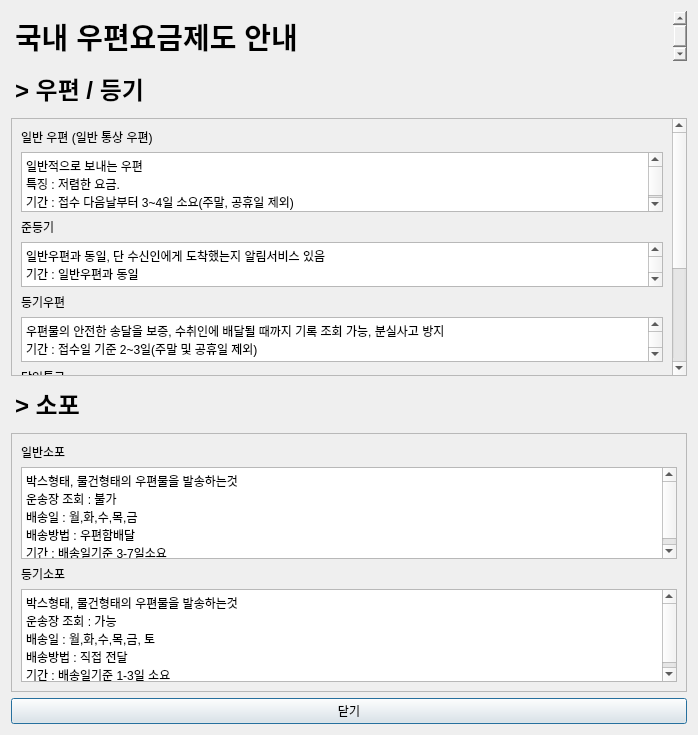
<?xml version="1.0" encoding="UTF-8"?>
<ui version="4.0">
 <class>Dialog</class>
 <widget class="QDialog" name="Dialog">
  <property name="windowModality">
   <enum>Qt::NonModal</enum>
  </property>
  <property name="geometry">
   <rect>
    <x>0</x>
    <y>0</y>
    <width>698</width>
    <height>735</height>
   </rect>
  </property>
  <property name="windowTitle">
   <string>국내 우편요금제도 안내</string>
  </property>
  <property name="windowIcon">
   <iconset>
    <normaloff>title_big.png</normaloff>title_big.png</iconset>
  </property>
  <layout class="QVBoxLayout" name="verticalLayout" stretch="0,0,0,0,0,0">
   <property name="sizeConstraint">
    <enum>QLayout::SetDefaultConstraint</enum>
   </property>
   <item>
    <widget class="QTextEdit" name="textEdit_5">
     <property name="sizePolicy">
      <sizepolicy hsizetype="Expanding" vsizetype="Expanding">
       <horstretch>0</horstretch>
       <verstretch>0</verstretch>
      </sizepolicy>
     </property>
     <property name="minimumSize">
      <size>
       <width>0</width>
       <height>50</height>
      </size>
     </property>
     <property name="maximumSize">
      <size>
       <width>16777215</width>
       <height>50</height>
      </size>
     </property>
     <property name="autoFillBackground">
      <bool>false</bool>
     </property>
     <property name="styleSheet">
      <string notr="true">background-color : rgba(0,0,0,0%)</string>
     </property>
     <property name="frameShape">
      <enum>QFrame::NoFrame</enum>
     </property>
     <property name="readOnly">
      <bool>true</bool>
     </property>
     <property name="html">
      <string>&lt;!DOCTYPE HTML PUBLIC &quot;-//W3C//DTD HTML 4.0//EN&quot; &quot;http://www.w3.org/TR/REC-html40/strict.dtd&quot;&gt;
&lt;html&gt;&lt;head&gt;&lt;meta name=&quot;qrichtext&quot; content=&quot;1&quot; /&gt;&lt;style type=&quot;text/css&quot;&gt;
p, li { white-space: pre-wrap; }
&lt;/style&gt;&lt;/head&gt;&lt;body style=&quot; font-family:'Gulim'; font-size:9pt; font-weight:400; font-style:normal;&quot;&gt;
&lt;p style=&quot; margin-top:0px; margin-bottom:0px; margin-left:0px; margin-right:0px; -qt-block-indent:0; text-indent:0px;&quot;&gt;&lt;span style=&quot; font-family:'맑은 고딕'; font-size:22pt; font-weight:696;&quot;&gt;국내 우편요금제도 안내&lt;/span&gt;&lt;/p&gt;&lt;/body&gt;&lt;/html&gt;</string>
     </property>
     <property name="tabStopDistance">
      <double>80.000000000000000</double>
     </property>
     <property name="textInteractionFlags">
      <set>Qt::NoTextInteraction</set>
     </property>
    </widget>
   </item>
   <item>
    <widget class="QTextEdit" name="textEdit_9">
     <property name="maximumSize">
      <size>
       <width>16777215</width>
       <height>45</height>
      </size>
     </property>
     <property name="styleSheet">
      <string notr="true">background-color : rgba(0,0,0,0%)</string>
     </property>
     <property name="frameShape">
      <enum>QFrame::NoFrame</enum>
     </property>
     <property name="readOnly">
      <bool>true</bool>
     </property>
     <property name="html">
      <string>&lt;!DOCTYPE HTML PUBLIC &quot;-//W3C//DTD HTML 4.0//EN&quot; &quot;http://www.w3.org/TR/REC-html40/strict.dtd&quot;&gt;
&lt;html&gt;&lt;head&gt;&lt;meta name=&quot;qrichtext&quot; content=&quot;1&quot; /&gt;&lt;style type=&quot;text/css&quot;&gt;
p, li { white-space: pre-wrap; }
&lt;/style&gt;&lt;/head&gt;&lt;body style=&quot; font-family:'Gulim'; font-size:9pt; font-weight:400; font-style:normal;&quot;&gt;
&lt;p style=&quot; margin-top:0px; margin-bottom:0px; margin-left:0px; margin-right:0px; -qt-block-indent:0; text-indent:0px;&quot;&gt;&lt;span style=&quot; font-family:'맑은 고딕'; font-size:18pt; font-weight:696;&quot;&gt;&amp;gt; 우편 / 등기&lt;/span&gt;&lt;/p&gt;&lt;/body&gt;&lt;/html&gt;</string>
     </property>
     <property name="textInteractionFlags">
      <set>Qt::NoTextInteraction</set>
     </property>
    </widget>
   </item>
   <item>
    <widget class="QScrollArea" name="postfeehelp_scrollarea">
     <property name="widgetResizable">
      <bool>true</bool>
     </property>
     <widget class="QWidget" name="scrollAreaWidgetContents">
      <property name="geometry">
       <rect>
        <x>0</x>
        <y>-142</y>
        <width>663</width>
        <height>402</height>
       </rect>
      </property>
      <layout class="QVBoxLayout" name="verticalLayout_2">
       <item>
        <widget class="QLabel" name="label">
         <property name="text">
          <string>일반 우편 (일반 통상 우편)</string>
         </property>
        </widget>
       </item>
       <item>
        <widget class="QTextEdit" name="textEdit">
         <property name="maximumSize">
          <size>
           <width>16777215</width>
           <height>60</height>
          </size>
         </property>
         <property name="readOnly">
          <bool>true</bool>
         </property>
         <property name="html">
          <string>&lt;!DOCTYPE HTML PUBLIC &quot;-//W3C//DTD HTML 4.0//EN&quot; &quot;http://www.w3.org/TR/REC-html40/strict.dtd&quot;&gt;
&lt;html&gt;&lt;head&gt;&lt;meta name=&quot;qrichtext&quot; content=&quot;1&quot; /&gt;&lt;style type=&quot;text/css&quot;&gt;
p, li { white-space: pre-wrap; }
&lt;/style&gt;&lt;/head&gt;&lt;body style=&quot; font-family:'Gulim'; font-size:9pt; font-weight:400; font-style:normal;&quot;&gt;
&lt;p style=&quot; margin-top:0px; margin-bottom:0px; margin-left:0px; margin-right:0px; -qt-block-indent:0; text-indent:0px;&quot;&gt;&lt;span style=&quot; font-family:'Malgun Gothic','맑은 고딕','-apple-system','BlinkMacSystemFont','helvetica','Apple SD Gothic Neo','sans-serif';&quot;&gt;일반적으로 보내는 우편 &lt;/span&gt;&lt;/p&gt;
&lt;p style=&quot; margin-top:0px; margin-bottom:0px; margin-left:0px; margin-right:0px; -qt-block-indent:0; text-indent:0px;&quot;&gt;&lt;span style=&quot; font-family:'Malgun Gothic','맑은 고딕','-apple-system','BlinkMacSystemFont','helvetica','Apple SD Gothic Neo','sans-serif';&quot;&gt;특징 : 저렴한 요금.&lt;/span&gt;&lt;/p&gt;
&lt;p style=&quot; margin-top:0px; margin-bottom:0px; margin-left:0px; margin-right:0px; -qt-block-indent:0; text-indent:0px;&quot;&gt;&lt;span style=&quot; font-family:'Malgun Gothic','맑은 고딕','-apple-system','BlinkMacSystemFont','helvetica','Apple SD Gothic Neo','sans-serif';&quot;&gt;기간 : 접수 다음날부터 3~4일 소요(주말, 공휴일 제외)&lt;/span&gt;&lt;/p&gt;&lt;/body&gt;&lt;/html&gt;</string>
         </property>
        </widget>
       </item>
       <item>
        <widget class="QLabel" name="label_2">
         <property name="text">
          <string>준등기</string>
         </property>
        </widget>
       </item>
       <item>
        <widget class="QTextEdit" name="textEdit_2">
         <property name="maximumSize">
          <size>
           <width>16777215</width>
           <height>45</height>
          </size>
         </property>
         <property name="readOnly">
          <bool>true</bool>
         </property>
         <property name="html">
          <string>&lt;!DOCTYPE HTML PUBLIC &quot;-//W3C//DTD HTML 4.0//EN&quot; &quot;http://www.w3.org/TR/REC-html40/strict.dtd&quot;&gt;
&lt;html&gt;&lt;head&gt;&lt;meta name=&quot;qrichtext&quot; content=&quot;1&quot; /&gt;&lt;style type=&quot;text/css&quot;&gt;
p, li { white-space: pre-wrap; }
&lt;/style&gt;&lt;/head&gt;&lt;body style=&quot; font-family:'Gulim'; font-size:9pt; font-weight:400; font-style:normal;&quot;&gt;
&lt;p style=&quot; margin-top:0px; margin-bottom:0px; margin-left:0px; margin-right:0px; -qt-block-indent:0; text-indent:0px;&quot;&gt;&lt;span style=&quot; font-family:'Malgun Gothic','맑은 고딕','-apple-system','BlinkMacSystemFont','helvetica','Apple SD Gothic Neo','sans-serif';&quot;&gt;일반우편과 동일, 단 수신인에게 도착했는지 알림서비스 있음&lt;/span&gt;&lt;/p&gt;
&lt;p style=&quot; margin-top:0px; margin-bottom:0px; margin-left:0px; margin-right:0px; -qt-block-indent:0; text-indent:0px;&quot;&gt;&lt;span style=&quot; font-family:'Malgun Gothic','맑은 고딕','-apple-system','BlinkMacSystemFont','helvetica','Apple SD Gothic Neo','sans-serif';&quot;&gt;기간 : 일반우편과 동일&lt;/span&gt;&lt;/p&gt;&lt;/body&gt;&lt;/html&gt;</string>
         </property>
        </widget>
       </item>
       <item>
        <widget class="QLabel" name="label_3">
         <property name="text">
          <string>등기우편</string>
         </property>
        </widget>
       </item>
       <item>
        <widget class="QTextEdit" name="textEdit_3">
         <property name="maximumSize">
          <size>
           <width>16777215</width>
           <height>45</height>
          </size>
         </property>
         <property name="readOnly">
          <bool>true</bool>
         </property>
         <property name="html">
          <string>&lt;!DOCTYPE HTML PUBLIC &quot;-//W3C//DTD HTML 4.0//EN&quot; &quot;http://www.w3.org/TR/REC-html40/strict.dtd&quot;&gt;
&lt;html&gt;&lt;head&gt;&lt;meta name=&quot;qrichtext&quot; content=&quot;1&quot; /&gt;&lt;style type=&quot;text/css&quot;&gt;
p, li { white-space: pre-wrap; }
&lt;/style&gt;&lt;/head&gt;&lt;body style=&quot; font-family:'Gulim'; font-size:9pt; font-weight:400; font-style:normal;&quot;&gt;
&lt;p style=&quot; margin-top:12px; margin-bottom:12px; margin-left:0px; margin-right:0px; -qt-block-indent:0; text-indent:0px;&quot;&gt;&lt;span style=&quot; font-family:'맑은 고딕';&quot;&gt;우편물의 안전한 송달을 보증, 수취인에 배달될 때까지 기록 조회 가능, 분실사고 방지&lt;br /&gt;기간 : 접수일 기준 2~3일(주말 및 공휴일 제외)&lt;/span&gt;&lt;/p&gt;&lt;/body&gt;&lt;/html&gt;</string>
         </property>
        </widget>
       </item>
       <item>
        <widget class="QLabel" name="label_4">
         <property name="text">
          <string>당일특급</string>
         </property>
        </widget>
       </item>
       <item>
        <widget class="QTextEdit" name="textEdit_4">
         <property name="minimumSize">
          <size>
           <width>0</width>
           <height>75</height>
          </size>
         </property>
         <property name="maximumSize">
          <size>
           <width>16777215</width>
           <height>70</height>
          </size>
         </property>
         <property name="readOnly">
          <bool>true</bool>
         </property>
         <property name="html">
          <string>&lt;!DOCTYPE HTML PUBLIC &quot;-//W3C//DTD HTML 4.0//EN&quot; &quot;http://www.w3.org/TR/REC-html40/strict.dtd&quot;&gt;
&lt;html&gt;&lt;head&gt;&lt;meta name=&quot;qrichtext&quot; content=&quot;1&quot; /&gt;&lt;style type=&quot;text/css&quot;&gt;
p, li { white-space: pre-wrap; }
&lt;/style&gt;&lt;/head&gt;&lt;body style=&quot; font-family:'Gulim'; font-size:9pt; font-weight:400; font-style:normal;&quot;&gt;
&lt;p style=&quot; margin-top:0px; margin-bottom:0px; margin-left:0px; margin-right:0px; -qt-block-indent:0; text-indent:0px;&quot;&gt;&lt;span style=&quot; font-family:'Malgun Gothic','맑은 고딕','-apple-system','BlinkMacSystemFont','helvetica','Apple SD Gothic Neo','sans-serif';&quot;&gt;접수한 날 20:00시 이내 배송완료 (*우체국 접수 마감시간 확인필수)&lt;/span&gt;&lt;/p&gt;
&lt;p style=&quot;-qt-paragraph-type:empty; margin-top:0px; margin-bottom:0px; margin-left:0px; margin-right:0px; -qt-block-indent:0; text-indent:0px; font-family:'Malgun Gothic','맑은 고딕','-apple-system','BlinkMacSystemFont','helvetica','Apple SD Gothic Neo','sans-serif';&quot;&gt;&lt;br /&gt;&lt;/p&gt;
&lt;p style=&quot; margin-top:0px; margin-bottom:0px; margin-left:0px; margin-right:0px; -qt-block-indent:0; text-indent:0px;&quot;&gt;&lt;span style=&quot; font-family:'Malgun Gothic','맑은 고딕','-apple-system','BlinkMacSystemFont','helvetica','Apple SD Gothic Neo','sans-serif'; font-weight:696; color:#ff0000;&quot;&gt;주의 1) &lt;/span&gt;&lt;span style=&quot; font-family:'Malgun Gothic','맑은 고딕','-apple-system','BlinkMacSystemFont','helvetica','Apple SD Gothic Neo','sans-serif';&quot;&gt;지역 우체국에 따라 오전 마감할 수도 있음&lt;/span&gt;&lt;/p&gt;
&lt;p style=&quot; margin-top:0px; margin-bottom:0px; margin-left:0px; margin-right:0px; -qt-block-indent:0; text-indent:0px;&quot;&gt;&lt;span style=&quot; font-family:'Malgun Gothic','맑은 고딕','-apple-system','BlinkMacSystemFont','helvetica','Apple SD Gothic Neo','sans-serif'; font-weight:696; color:#ff0000;&quot;&gt;주의 2)&lt;/span&gt;&lt;span style=&quot; font-family:'Malgun Gothic','맑은 고딕','-apple-system','BlinkMacSystemFont','helvetica','Apple SD Gothic Neo','sans-serif';&quot;&gt; 당일 배달이 어려워 취급이 제한되는 지역이 있음 (인터넷 우체국에서 조회)&lt;/span&gt;&lt;/p&gt;&lt;/body&gt;&lt;/html&gt;</string>
         </property>
        </widget>
       </item>
       <item>
        <widget class="QLabel" name="label_8">
         <property name="text">
          <string>익일특급</string>
         </property>
        </widget>
       </item>
       <item>
        <widget class="QTextEdit" name="textEdit_11">
         <property name="maximumSize">
          <size>
           <width>16777215</width>
           <height>45</height>
          </size>
         </property>
         <property name="readOnly">
          <bool>true</bool>
         </property>
         <property name="html">
          <string>&lt;!DOCTYPE HTML PUBLIC &quot;-//W3C//DTD HTML 4.0//EN&quot; &quot;http://www.w3.org/TR/REC-html40/strict.dtd&quot;&gt;
&lt;html&gt;&lt;head&gt;&lt;meta name=&quot;qrichtext&quot; content=&quot;1&quot; /&gt;&lt;style type=&quot;text/css&quot;&gt;
p, li { white-space: pre-wrap; }
&lt;/style&gt;&lt;/head&gt;&lt;body style=&quot; font-family:'Gulim'; font-size:9pt; font-weight:400; font-style:normal;&quot;&gt;
&lt;p style=&quot; margin-top:0px; margin-bottom:0px; margin-left:0px; margin-right:0px; -qt-block-indent:0; text-indent:0px;&quot;&gt;&lt;span style=&quot; font-family:'Malgun Gothic','맑은 고딕','-apple-system','BlinkMacSystemFont','helvetica','Apple SD Gothic Neo','sans-serif';&quot;&gt;기간 : 접수 다음날까지 배달&lt;/span&gt;&lt;/p&gt;
&lt;p style=&quot; margin-top:0px; margin-bottom:0px; margin-left:0px; margin-right:0px; -qt-block-indent:0; text-indent:0px;&quot;&gt;&lt;span style=&quot; font-family:'Malgun Gothic','맑은 고딕','-apple-system','BlinkMacSystemFont','helvetica','Apple SD Gothic Neo','sans-serif';&quot;&gt;(단, 제주나 읍, 면 지역은 배송 기간이 더 오래 소요될 수 있음)&lt;/span&gt;&lt;/p&gt;&lt;/body&gt;&lt;/html&gt;</string>
         </property>
        </widget>
       </item>
      </layout>
     </widget>
    </widget>
   </item>
   <item>
    <widget class="QTextEdit" name="textEdit_10">
     <property name="maximumSize">
      <size>
       <width>16777215</width>
       <height>45</height>
      </size>
     </property>
     <property name="styleSheet">
      <string notr="true">background-color : rgba(0,0,0,0%)</string>
     </property>
     <property name="frameShape">
      <enum>QFrame::NoFrame</enum>
     </property>
     <property name="readOnly">
      <bool>true</bool>
     </property>
     <property name="html">
      <string>&lt;!DOCTYPE HTML PUBLIC &quot;-//W3C//DTD HTML 4.0//EN&quot; &quot;http://www.w3.org/TR/REC-html40/strict.dtd&quot;&gt;
&lt;html&gt;&lt;head&gt;&lt;meta name=&quot;qrichtext&quot; content=&quot;1&quot; /&gt;&lt;style type=&quot;text/css&quot;&gt;
p, li { white-space: pre-wrap; }
&lt;/style&gt;&lt;/head&gt;&lt;body style=&quot; font-family:'Gulim'; font-size:9pt; font-weight:400; font-style:normal;&quot;&gt;
&lt;p style=&quot; margin-top:0px; margin-bottom:0px; margin-left:0px; margin-right:0px; -qt-block-indent:0; text-indent:0px;&quot;&gt;&lt;span style=&quot; font-family:'맑은 고딕'; font-size:18pt; font-weight:696;&quot;&gt;&amp;gt; 소포&lt;/span&gt;&lt;/p&gt;&lt;/body&gt;&lt;/html&gt;</string>
     </property>
     <property name="textInteractionFlags">
      <set>Qt::NoTextInteraction</set>
     </property>
    </widget>
   </item>
   <item>
    <widget class="QScrollArea" name="postfeehelp_scrollarea2">
     <property name="widgetResizable">
      <bool>true</bool>
     </property>
     <widget class="QWidget" name="scrollAreaWidgetContents_2">
      <property name="geometry">
       <rect>
        <x>0</x>
        <y>0</y>
        <width>678</width>
        <height>260</height>
       </rect>
      </property>
      <layout class="QVBoxLayout" name="verticalLayout_4">
       <item>
        <widget class="QLabel" name="label_5">
         <property name="text">
          <string>일반소포</string>
         </property>
        </widget>
       </item>
       <item>
        <widget class="QTextEdit" name="textEdit_6">
         <property name="readOnly">
          <bool>true</bool>
         </property>
         <property name="html">
          <string>&lt;!DOCTYPE HTML PUBLIC &quot;-//W3C//DTD HTML 4.0//EN&quot; &quot;http://www.w3.org/TR/REC-html40/strict.dtd&quot;&gt;
&lt;html&gt;&lt;head&gt;&lt;meta name=&quot;qrichtext&quot; content=&quot;1&quot; /&gt;&lt;style type=&quot;text/css&quot;&gt;
p, li { white-space: pre-wrap; }
&lt;/style&gt;&lt;/head&gt;&lt;body style=&quot; font-family:'Gulim'; font-size:9pt; font-weight:400; font-style:normal;&quot;&gt;
&lt;p style=&quot; margin-top:0px; margin-bottom:0px; margin-left:0px; margin-right:0px; -qt-block-indent:0; text-indent:0px;&quot;&gt;박스형태, 물건형태의 우편물을 발송하는것&lt;/p&gt;
&lt;p style=&quot; margin-top:0px; margin-bottom:0px; margin-left:0px; margin-right:0px; -qt-block-indent:0; text-indent:0px;&quot;&gt;운송장 조회 : 불가 &lt;/p&gt;
&lt;p style=&quot; margin-top:0px; margin-bottom:0px; margin-left:0px; margin-right:0px; -qt-block-indent:0; text-indent:0px;&quot;&gt;배송일 : 월,화,수,목,금 &lt;/p&gt;
&lt;p style=&quot; margin-top:0px; margin-bottom:0px; margin-left:0px; margin-right:0px; -qt-block-indent:0; text-indent:0px;&quot;&gt;배송방법 : 우편함배달&lt;/p&gt;
&lt;p style=&quot; margin-top:0px; margin-bottom:0px; margin-left:0px; margin-right:0px; -qt-block-indent:0; text-indent:0px;&quot;&gt;기간 : 배송일기준 3-7일소요 &lt;/p&gt;&lt;/body&gt;&lt;/html&gt;</string>
         </property>
        </widget>
       </item>
       <item>
        <widget class="QLabel" name="label_6">
         <property name="text">
          <string>등기소포</string>
         </property>
        </widget>
       </item>
       <item>
        <widget class="QTextEdit" name="textEdit_7">
         <property name="readOnly">
          <bool>true</bool>
         </property>
         <property name="html">
          <string>&lt;!DOCTYPE HTML PUBLIC &quot;-//W3C//DTD HTML 4.0//EN&quot; &quot;http://www.w3.org/TR/REC-html40/strict.dtd&quot;&gt;
&lt;html&gt;&lt;head&gt;&lt;meta name=&quot;qrichtext&quot; content=&quot;1&quot; /&gt;&lt;style type=&quot;text/css&quot;&gt;
p, li { white-space: pre-wrap; }
&lt;/style&gt;&lt;/head&gt;&lt;body style=&quot; font-family:'Gulim'; font-size:9pt; font-weight:400; font-style:normal;&quot;&gt;
&lt;p style=&quot; margin-top:0px; margin-bottom:0px; margin-left:0px; margin-right:0px; -qt-block-indent:0; text-indent:0px;&quot;&gt;박스형태, 물건형태의 우편물을 발송하는것&lt;/p&gt;
&lt;p style=&quot; margin-top:0px; margin-bottom:0px; margin-left:0px; margin-right:0px; -qt-block-indent:0; text-indent:0px;&quot;&gt;운송장 조회 : 가능&lt;/p&gt;
&lt;p style=&quot; margin-top:0px; margin-bottom:0px; margin-left:0px; margin-right:0px; -qt-block-indent:0; text-indent:0px;&quot;&gt;배송일 : 월,화,수,목,금, 토&lt;/p&gt;
&lt;p style=&quot; margin-top:0px; margin-bottom:0px; margin-left:0px; margin-right:0px; -qt-block-indent:0; text-indent:0px;&quot;&gt;배송방법 : 직접 전달&lt;/p&gt;
&lt;p style=&quot; margin-top:0px; margin-bottom:0px; margin-left:0px; margin-right:0px; -qt-block-indent:0; text-indent:0px;&quot;&gt;기간 : 배송일기준 1-3일 소요&lt;/p&gt;&lt;/body&gt;&lt;/html&gt;</string>
         </property>
        </widget>
       </item>
      </layout>
     </widget>
    </widget>
   </item>
   <item>
    <widget class="QPushButton" name="btn_closewindow">
     <property name="text">
      <string>닫기</string>
     </property>
    </widget>
   </item>
  </layout>
 </widget>
 <resources/>
 <connections/>
</ui>
